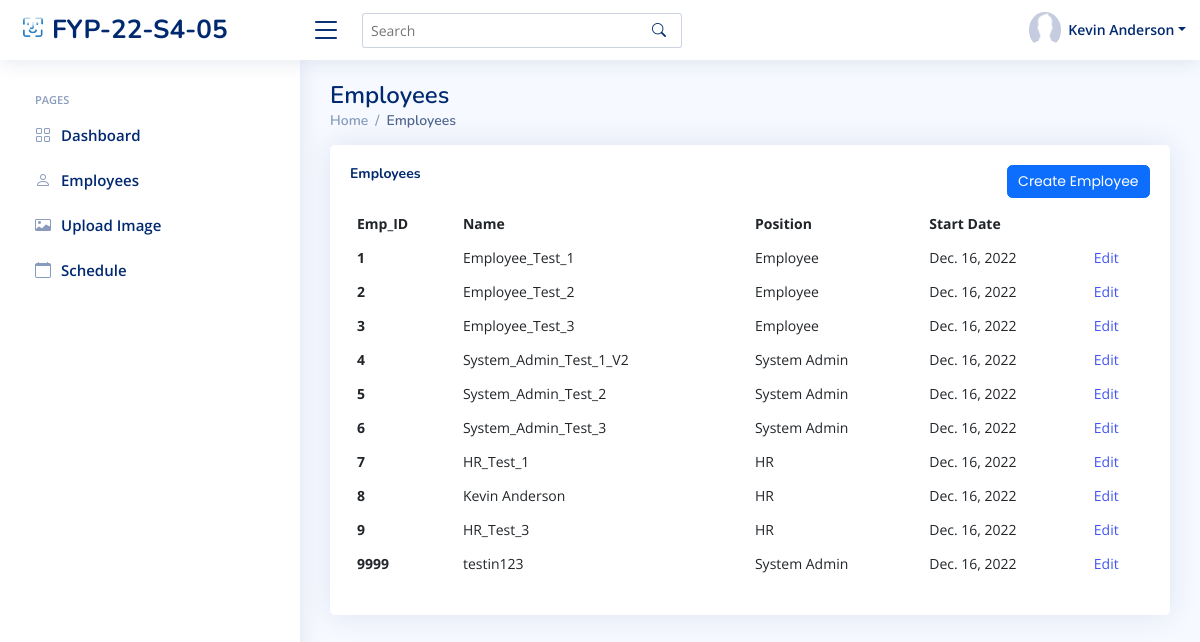
The page /sys_admin/view_employees/ (signed in) on the database as committed earlier.
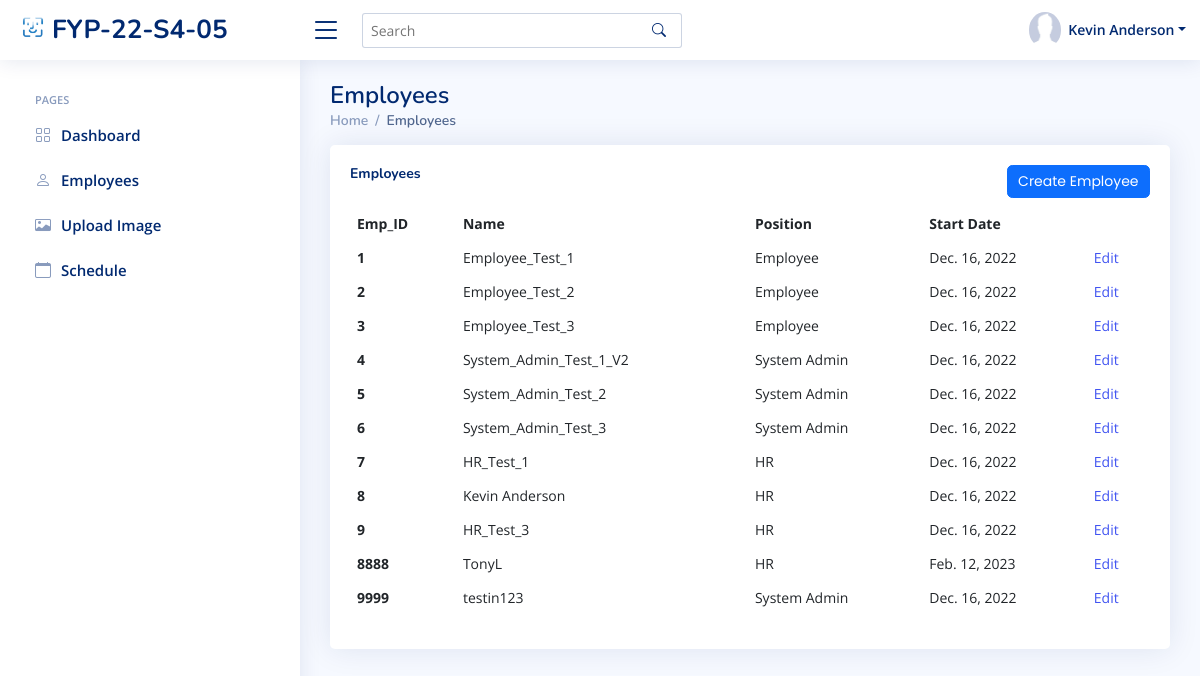
The same page on the database as committed later.
### index/models.py (models this page shows, shortened)
class Employee(models.Model):
	Employee_ID = models.IntegerField(primary_key=True)
	Full_Name = models.CharField(max_length=100)
	Job_Title = models.CharField(max_length=100)
	Phone_Number = models.CharField(max_length=100)
	salt = models.CharField(max_length=50, null=True)
	Email_Address = models.EmailField()
	Role = models.ForeignKey(Role, on_delete=models.CASCADE)
	Profile_Image = models.ImageField(null=True,blank=True, upload_to='profile_pics/')
	Password = models.CharField(max_length=256)
	Start_Date = models.DateField(auto_now_add=True)

class Role(models.Model):
	Role_ID = models.IntegerField(primary_key=True)
	Role_Name = models.CharField(max_length=100)

### index/views/sys_admin.py (the view)
# urls.py: path('sys_admin/view_employees/', sys_admin.sys_admin_view_employees, name='sys_admin_view_employees'),
def sys_admin_view_employees(request):
	currentEmployee = Employee.objects.get(Employee_ID=request.session['Employee_ID'])
	allEmployees = Employee.objects.all()
	context={
		'Employee_ID' : currentEmployee.Employee_ID,
		'Full_Name' : currentEmployee.Full_Name,
		'Role' : currentEmployee.Role.Role_Name,
		'PFP' : currentEmployee.Profile_Image.url,
		'Employees' : allEmployees,
	}
	return render(request, 'sys_admin/sys_admin_view_employees.html', context)

### templates/sys_admin/sys_admin_view_employees.html (shortened to what this page needs)
{% extends "index/base.html" %}
{% load static %}
{% block content %}
{% include 'sys_admin/sys_admin_base.html' %}
  <main id="main" class="main">
    <div class="pagetitle">
      <h1>Employees</h1>
      <nav>
        <ol class="breadcrumb">
          <li class="breadcrumb-item"><a href="{% url 'sys_admin_home' %}">Home</a></li>
          <li class="breadcrumb-item active">Employees</li>
        </ol>
      </nav>
    </div>
    <section class="section">
      <div class="row">
        <div class="col-lg-12">
          <div class="card recent-sales overflow-auto">
            <div class="card-body">
              <div class="col-lg-12 align-items-center justify-content-center card-title">
                <h5 class="float-start"><b>Employees</b></h5>
                <a href="{% url 'sys_admin_create_user' %}" class="btn btn-primary float-end">Create Employee</a>
                <br>
              </div>
              <table class="table table-borderless datatable">
                <thead>
                  <tr>
                    <th scope="col">Emp_ID</th>
                    <th scope="col">Name</th>
                    <th scope="col">Position</th>
                    <th scope="col">Start Date</th>
                    <th scope="col"></th>
                  </tr>
                </thead>
                <tbody>
                  {% for employee in Employees %}
                    <tr>
                      <th scope="row">{{ employee.Employee_ID }}</th>
                      <td>{{ employee.Full_Name }}</td>
                      <td>{{ employee.Role.Role_Name }}</td>
                      <td>{{ employee.Start_Date }}</td>
                      <td><a href="edit/{{ employee.Employee_ID }}">Edit</a></td>
                    </tr>
                  {% endfor %}
                </tbody>
              </table>
            </div>
          </div>
        </div>
      </div>
    </section>
  </main>
{% endblock content %}

### templates/index/base.html (shortened to what this page needs)
{% load static %}
<!DOCTYPE html>
<html lang="en">
<head>
  <link href="{% static 'assets/vendor/bootstrap/css/bootstrap.min.css' %}" rel="stylesheet">
  <link href="{% static 'assets/vendor/bootstrap-icons/bootstrap-icons.css' %}" rel="stylesheet">
  <link href="{% static 'assets/vendor/boxicons/css/boxicons.min.css' %}" rel="stylesheet">
  <link href="{% static 'assets/vendor/quill/quill.snow.css' %}" rel="stylesheet">
  <link href="{% static 'assets/vendor/quill/quill.bubble.css' %}" rel="stylesheet">
  <link href="{% static 'assets/vendor/remixicon/remixicon.css' %}" rel="stylesheet">
  <link href="{% static 'assets/vendor/simple-datatables/style.css' %}" rel="stylesheet">
  <link href="https://cdnjs.cloudflare.com/ajax/libs/font-awesome/6.2.0/css/all.min.css" rel="stylesheet">
  <link href="{% static 'assets/vendor/fullcalender/css/fullcalendar.print.min.css' %}" rel='stylesheet' media='print' />
  <link href="{% static 'assets/vendor/fullcalender/css/fullcalendar.min.css' %}" rel="stylesheet" />
  <link href="{% static 'assets/vendor/semantic/semantic.min.css' %}" rel="stylesheet" />
  <link href="{% static 'assets/css/style.css' %}" rel="stylesheet">
</head>
<body>
  {% block content %}{% endblock content %}
</body>
</html>

### templates/sys_admin/sys_admin_base.html (shortened to what this page needs)
{% load static %}
  <header id="header" class="header fixed-top d-flex align-items-center">
    <div class="d-flex align-items-center justify-content-between">
      <a href="{% url 'sys_admin_home' %}" class="logo d-flex align-items-center">
        <img src="{% static 'assets/img/logo.png' %}" alt="">
        <span class="d-none d-lg-block">FYP-22-S4-05</span>
      </a>
      <i class="bi bi-list toggle-sidebar-btn"></i>
    </div>
    <div class="search-bar">
      <form class="search-form d-flex align-items-center" method="POST" action="#">
        <input type="text" name="query" placeholder="Search" title="Enter search keyword">
        <button type="submit" title="Search"><i class="bi bi-search"></i></button>
      </form>
    </div>
    <nav class="header-nav ms-auto">
      <ul class="d-flex align-items-center">
        <li class="nav-item dropdown pe-3">
          <a class="nav-link nav-profile d-flex align-items-center pe-0" href="#" data-bs-toggle="dropdown">
            <img src="{{ PFP }}" alt="Profile" class="rounded-circle">
            <span class="d-none d-md-block dropdown-toggle ps-2">{{ Full_Name }}</span>
          </a>
        </li>
      </ul>
    </nav>
  </header>
  <aside id="sidebar" class="sidebar">
    <ul class="sidebar-nav" id="sidebar-nav">
      <li class="nav-heading">Pages</li>
      <li class="nav-item">
        <a class="nav-link collapsed" href="{% url 'sys_admin_home' %}">
          <i class="bi bi-grid"></i>
          <span>Dashboard</span>
        </a>
      </li>
      <li class="nav-item">
        <a class="nav-link collapsed" href="{% url 'sys_admin_view_employees' %}">
          <i class="bi bi-person"></i>
          <span>Employees</span>
        </a>
      </li>
      <li class="nav-item">
        <a class="nav-link collapsed" href="{% url 'sys_admin_upload_img' %}">
          <i class="bi bi-card-image"></i>
          <span>Upload Image</span>
        </a>
      </li>
      <li class="nav-item">
        <a class="nav-link collapsed" href="{% url 'sys_admin_schedule' %}">
          <i class="bi bi-calendar"></i>
          <span>Schedule</span>
        </a>
      </li>
  </aside>

### static/assets/css/style.css (style rules this page uses)
:root { scroll-behavior: smooth; }
body { font-family: "Open Sans", sans-serif; background: #f6f9ff; color: #444444; }
a { color: #4154f1; text-decoration: none; }
h1, h2, h3, h4, h5, h6 { font-family: "Nunito", sans-serif; }
#main { margin-top: 60px; padding: 20px 30px; transition: all 0.3s; }
.pagetitle { margin-bottom: 10px; }
.pagetitle h1 { font-size: 24px; margin-bottom: 0; font-weight: 600; color: #012970; }
.card { margin-bottom: 30px; border: none; border-radius: 5px; box-shadow: 0px 0 30px rgba(1, 41, 112, 0.1); }
.card-title { padding: 20px 0 15px 0; font-size: 18px; font-weight: 500; color: #012970; font-family: "Poppins", sans-serif; }
.card-body { padding: 0 20px 20px 20px; }
.breadcrumb { font-size: 14px; font-family: "Nunito", sans-serif; color: #899bbd; font-weight: 600; }
.breadcrumb a { color: #899bbd; transition: 0.3s; }
.breadcrumb .breadcrumb-item::before { color: #899bbd; }
.breadcrumb .active { color: #51678f; font-weight: 600; }
.logo { line-height: 1; }
@media (min-width: 1200px) { .logo { width: 280px; } }
.logo img { max-height: 26px; margin-right: 6px; }
.logo span { font-size: 26px; font-weight: 700; color: #012970; font-family: "Nunito", sans-serif; }
.header { transition: all 0.5s; z-index: 997; height: 60px; box-shadow: 0px 2px 20px rgba(1, 41, 112, 0.1); background-color: #fff; padding-left: 20px; }
.header .toggle-sidebar-btn { font-size: 32px; padding-left: 10px; cursor: pointer; color: #012970; }
.header .search-bar { min-width: 360px; padding: 0 20px; }
.header .search-form { width: 100%; }
.header .search-form input { border: 0; font-size: 14px; color: #012970; border: 1px solid rgba(1, 41, 112, 0.2); padding: 7px 38px 7px 8px; border-radius: 3px; transition: 0.3s; width: 100%; }
.header .search-form button { border: 0; padding: 0; margin-left: -30px; background: none; }
.header .search-form button i { color: #012970; }
.header-nav ul { list-style: none; }
.header-nav>ul { margin: 0; padding: 0; }
.header-nav .nav-profile { color: #012970; }
.header-nav .nav-profile img { max-height: 36px; }
.header-nav .nav-profile span { font-size: 14px; font-weight: 600; }
.sidebar { position: fixed; top: 60px; left: 0; bottom: 0; width: 300px; z-index: 996; transition: all 0.3s; padding: 20px; overflow-y: auto; scrollbar-width: thin; scrollbar-color: #aab7cf transparent; box-shadow: 0px 0px 20px rgba(1, 41, 112, 0.1); background-color: #fff; }
@media (min-width: 1200px) { #main, #footer { margin-left: 300px; } }
.sidebar-nav { padding: 0; margin: 0; list-style: none; }
.sidebar-nav li { padding: 0; margin: 0; list-style: none; }
.sidebar-nav .nav-item { margin-bottom: 5px; }
.sidebar-nav .nav-heading { font-size: 11px; text-transform: uppercase; color: #899bbd; font-weight: 600; margin: 10px 0 5px 15px; }
.sidebar-nav .nav-link { display: flex; align-items: center; font-size: 15px; font-weight: 600; color: #4154f1; transition: 0.3; background: #f6f9ff; padding: 10px 15px; border-radius: 4px; }
.sidebar-nav .nav-link i { font-size: 16px; margin-right: 10px; color: #4154f1; }
.sidebar-nav .nav-link.collapsed { color: #012970; background: #fff; }
.sidebar-nav .nav-link.collapsed i { color: #899bbd; }

Rows that differ between the two databases and show on the page:
added Employee: Employee_ID "8888", Full_Name "TonyL", Role.Role_Name "HR", Start_Date "Feb. 12, 2023"
